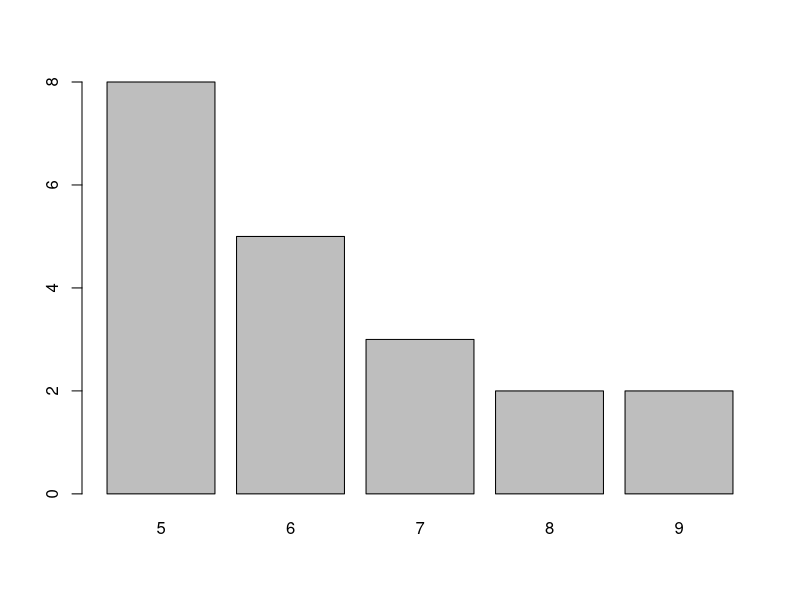
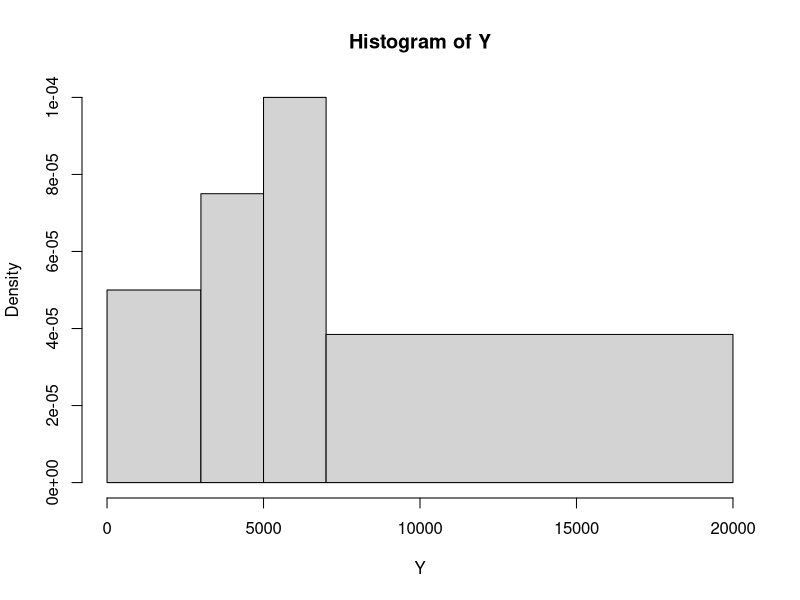

These charts were generated, in order, by the following R code:
# Arbeitsblatt 2 
# Augfgabe 1
# a)
X <- c(9, 7, 7, 9, 8, 6, 6, 5, 8, 6, 5, 6, 7, 5, 6, 5, 5, 5, 5, 5)

# Häufigkeitstabelle mit abs. Häufigkeiten
table(X)

# Häufigkeitstabelle mit rel. Häufigkeiten
table(X)/length(X)

# Stabdiagramm
barplot(table(X))

#####################
#b)
Y <- c(13200, 18000, 17400, 7200, 10800, 7200, 9600, 7400, 9600, 2800,
       9200, 5000, 4800, 6400, 5400, 6800, 2400, 2000, 5500, 4000)
length(Y)

# Häufigkeitstabelle mit abs. Häufigkeiten
table(cut(Y, breaks = c(0, 3000, 5000, 7000, 20000)))

# Häufigkeitstabelle mit rel. Häufigkeiten
table(cut(Y, breaks = c(0, 3000, 5000, 7000, 20000)))/length(Y)

# Histogramm
hist(Y, breaks = c(0, 3000, 5000, 7000, 20000))



